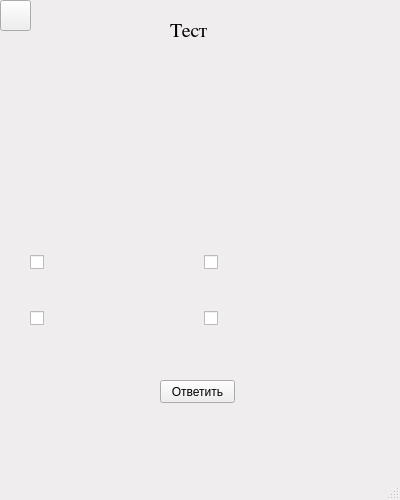
<?xml version="1.0" encoding="UTF-8"?>
<ui version="4.0">
 <class>MainWindow</class>
 <widget class="QMainWindow" name="MainWindow">
  <property name="geometry">
   <rect>
    <x>0</x>
    <y>0</y>
    <width>400</width>
    <height>500</height>
   </rect>
  </property>
  <property name="minimumSize">
   <size>
    <width>400</width>
    <height>500</height>
   </size>
  </property>
  <property name="maximumSize">
   <size>
    <width>400</width>
    <height>500</height>
   </size>
  </property>
  <property name="palette">
   <palette>
    <active>
     <colorrole role="Base">
      <brush brushstyle="SolidPattern">
       <color alpha="255">
        <red>255</red>
        <green>255</green>
        <blue>255</blue>
       </color>
      </brush>
     </colorrole>
     <colorrole role="Window">
      <brush brushstyle="SolidPattern">
       <color alpha="255">
        <red>240</red>
        <green>237</green>
        <blue>238</blue>
       </color>
      </brush>
     </colorrole>
    </active>
    <inactive>
     <colorrole role="Base">
      <brush brushstyle="SolidPattern">
       <color alpha="255">
        <red>255</red>
        <green>255</green>
        <blue>255</blue>
       </color>
      </brush>
     </colorrole>
     <colorrole role="Window">
      <brush brushstyle="SolidPattern">
       <color alpha="255">
        <red>240</red>
        <green>237</green>
        <blue>238</blue>
       </color>
      </brush>
     </colorrole>
    </inactive>
    <disabled>
     <colorrole role="Base">
      <brush brushstyle="SolidPattern">
       <color alpha="255">
        <red>240</red>
        <green>237</green>
        <blue>238</blue>
       </color>
      </brush>
     </colorrole>
     <colorrole role="Window">
      <brush brushstyle="SolidPattern">
       <color alpha="255">
        <red>240</red>
        <green>237</green>
        <blue>238</blue>
       </color>
      </brush>
     </colorrole>
    </disabled>
   </palette>
  </property>
  <property name="windowTitle">
   <string>MainWindow</string>
  </property>
  <widget class="QWidget" name="centralwidget">
   <widget class="QLabel" name="test_label">
    <property name="geometry">
     <rect>
      <x>170</x>
      <y>20</y>
      <width>81</width>
      <height>21</height>
     </rect>
    </property>
    <property name="font">
     <font>
      <family>Cambria Math</family>
      <pointsize>15</pointsize>
     </font>
    </property>
    <property name="text">
     <string>Тест</string>
    </property>
   </widget>
   <widget class="QLabel" name="amount_left">
    <property name="geometry">
     <rect>
      <x>300</x>
      <y>440</y>
      <width>101</width>
      <height>21</height>
     </rect>
    </property>
    <property name="text">
     <string/>
    </property>
   </widget>
   <widget class="QLabel" name="word">
    <property name="geometry">
     <rect>
      <x>90</x>
      <y>160</y>
      <width>201</width>
      <height>31</height>
     </rect>
    </property>
    <property name="font">
     <font>
      <family>Cambria Math</family>
      <pointsize>16</pointsize>
      <weight>75</weight>
      <bold>true</bold>
     </font>
    </property>
    <property name="text">
     <string/>
    </property>
    <property name="alignment">
     <set>Qt::AlignCenter</set>
    </property>
   </widget>
   <widget class="QPushButton" name="go_back">
    <property name="geometry">
     <rect>
      <x>0</x>
      <y>0</y>
      <width>31</width>
      <height>31</height>
     </rect>
    </property>
    <property name="text">
     <string/>
    </property>
    <property name="icon">
     <iconset>
      <normaloff>../../Pictures/arrow-back-8.png</normaloff>../../Pictures/arrow-back-8.png</iconset>
    </property>
    <property name="iconSize">
     <size>
      <width>30</width>
      <height>25</height>
     </size>
    </property>
   </widget>
   <widget class="QWidget" name="gridLayoutWidget">
    <property name="geometry">
     <rect>
      <x>30</x>
      <y>220</y>
      <width>341</width>
      <height>141</height>
     </rect>
    </property>
    <layout class="QGridLayout" name="gridLayout">
     <item row="0" column="0">
      <widget class="QCheckBox" name="option_1">
       <property name="font">
        <font>
         <pointsize>14</pointsize>
        </font>
       </property>
       <property name="text">
        <string/>
       </property>
       <attribute name="buttonGroup">
        <string notr="true">option_group</string>
       </attribute>
      </widget>
     </item>
     <item row="1" column="0">
      <widget class="QCheckBox" name="option_3">
       <property name="font">
        <font>
         <pointsize>14</pointsize>
        </font>
       </property>
       <property name="text">
        <string/>
       </property>
       <attribute name="buttonGroup">
        <string notr="true">option_group</string>
       </attribute>
      </widget>
     </item>
     <item row="0" column="1">
      <widget class="QCheckBox" name="option_2">
       <property name="font">
        <font>
         <pointsize>14</pointsize>
        </font>
       </property>
       <property name="text">
        <string/>
       </property>
       <attribute name="buttonGroup">
        <string notr="true">option_group</string>
       </attribute>
      </widget>
     </item>
     <item row="1" column="1">
      <widget class="QCheckBox" name="option_4">
       <property name="font">
        <font>
         <pointsize>14</pointsize>
        </font>
       </property>
       <property name="text">
        <string/>
       </property>
       <attribute name="buttonGroup">
        <string notr="true">option_group</string>
       </attribute>
      </widget>
     </item>
    </layout>
   </widget>
   <widget class="QPushButton" name="submit">
    <property name="geometry">
     <rect>
      <x>160</x>
      <y>380</y>
      <width>75</width>
      <height>23</height>
     </rect>
    </property>
    <property name="text">
     <string>Ответить</string>
    </property>
   </widget>
  </widget>
  <widget class="QMenuBar" name="menubar">
   <property name="geometry">
    <rect>
     <x>0</x>
     <y>0</y>
     <width>400</width>
     <height>21</height>
    </rect>
   </property>
  </widget>
  <widget class="QStatusBar" name="statusbar"/>
 </widget>
 <resources/>
 <connections/>
 <buttongroups>
  <buttongroup name="option_group">
   <property name="exclusive">
    <bool>false</bool>
   </property>
  </buttongroup>
 </buttongroups>
</ui>
